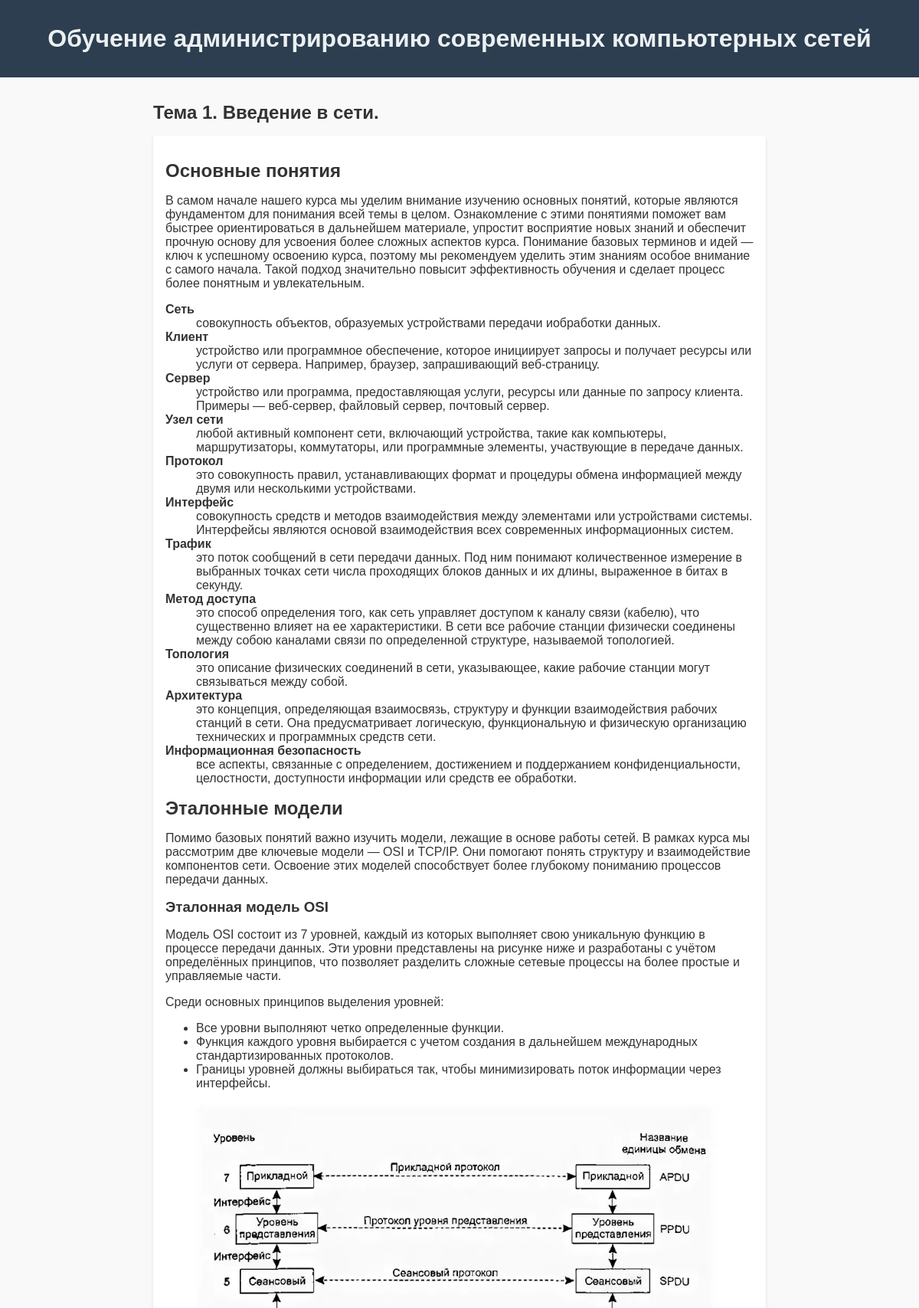
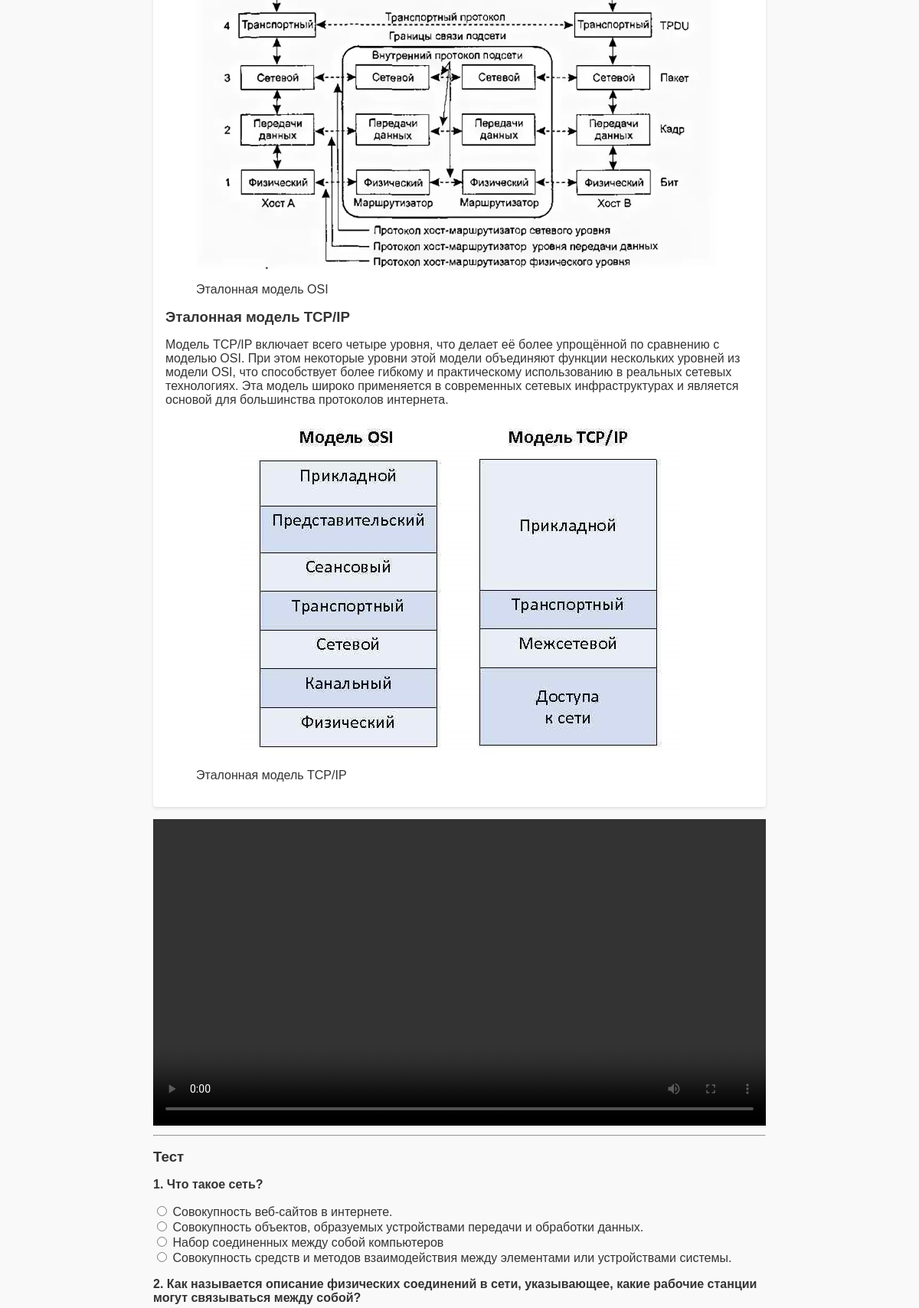
Page /learning/1/ (upper part) on the committed database (2 pictures, top to bottom).
### com_networks/models.py (models this page shows, shortened)
class Topic(models.Model):
    title = models.CharField(max_length=200)
    content = models.TextField()       # Текст темы
    video_url = models.CharField(max_length=255, blank=True, null=True)

class Question(models.Model):
    topic = models.ForeignKey(Topic, related_name='questions', on_delete=models.CASCADE)
    text = models.CharField(max_length=500)

class Choice(models.Model):
    question = models.ForeignKey(Question, related_name='choices', on_delete=models.CASCADE)
    text = models.CharField(max_length=200)
    is_correct = models.BooleanField(default=False)

### com_networks/views.py (the view, shortened to what this page needs)
# urls.py: path('learning/<int:topic_id>/', views.learning, name='learning'),
def learning(request, topic_id):
    topic = get_object_or_404(Topic, pk=topic_id)
    questions = topic.questions.all()
    return render(request, 'learning.html', {'topic': topic, 'questions': questions})

### com_networks/templates/learning.html (shortened to what this page needs)
{% extends 'base.html' %}
{% load static %}
{% block content %}
  <h2>{{ topic.title }}</h2>
  <div class="topic-content">
    <div class="text-section">
      {{ topic.content|safe }}
    </div>
    {% if topic.video_url %}
      <div class="video-section">
        <video width="100%" controls>
          <source src="{% static topic.video_url %}" type="video/mp4">
        </video>
      </div>
    {% endif %}
  </div>
  <hr>
  <h3>Тест</h3>
  {% if completed %}
    <p>Ваш результат: {{ score }} / {{ questions|length }}</p>
  {% else %}
    <form method="post">
      {% for question in questions %}
        <div class="question">
          <p>{{ forloop.counter }}. {{ question.text }}</p>
          {% for choice in question.choices.all %}
            <label>
              <input type="radio" name="{{ question.id }}" value="{{ choice.id }}"> {{ choice.text }}
            </label><br>
          {% endfor %}
        </div>
      {% endfor %}
    </form>
  {% endif %}
{% endblock %}

### com_networks/static/css/style.css (style rules this page uses)
body { font-family: Arial, sans-serif; margin: 0; padding: 0; background-color: #f9f9f9; color: #333; }
h1, h2, h3 { margin: 1rem 0; }
.topic-content { display: flex; flex-direction: column; gap: 1rem; }
.text-section { background-color: #fff; padding: 1rem; border-radius: 4px; box-shadow: 0 2px 4px rgba(0,0,0,0.1); }
.question { margin-bottom: 1rem; }
.question p { font-weight: bold; }

### com_networks/templates/learning.html (style rules this page uses)
.text-section img { max-width: 100%; height: auto; display: block; margin: 1rem auto; }

### rows in the picture
Topic: title "Тема 1. Введение в сети.", content "Основные понятия В самом начале нашего курса мы уделим внимание изучению основных понятий, которые являются фундаментом для понимания всей темы в целом. Ознакомление с этими понятиями поможет вам быстрее ориентироваться в дальнейшем материале, упростит восприятие новых знаний и обеспечит прочную основу для усвоения более сложных аспектов курса. Понимание базовых терминов и идей — ключ к успешному освоению курса, поэтому мы рекомендуем уделить этим знаниям особое внимание с самого начала. Такой подход значительно повысит эффективность обучения и сделает процесс более понятным и увлекательным. Сеть совокупность объектов, образуемых устройствами передачи иобработки данных. Клиент устройство…", content (picture)
Question: text "Что такое сеть?"
Choice: text "Совокупность веб-сайтов в интернете."
Choice: text "Совокупность объектов, образуемых устройствами передачи и обработки данных."
Choice: text "Набор соединенных между собой компьютеров"
Choice: text "Совокупность средств и методов взаимодействия между элементами или устройствами системы."
Question: text "Как называется описание физических соединений в сети, указывающее, какие рабочие станции могут связываться между собой?"
